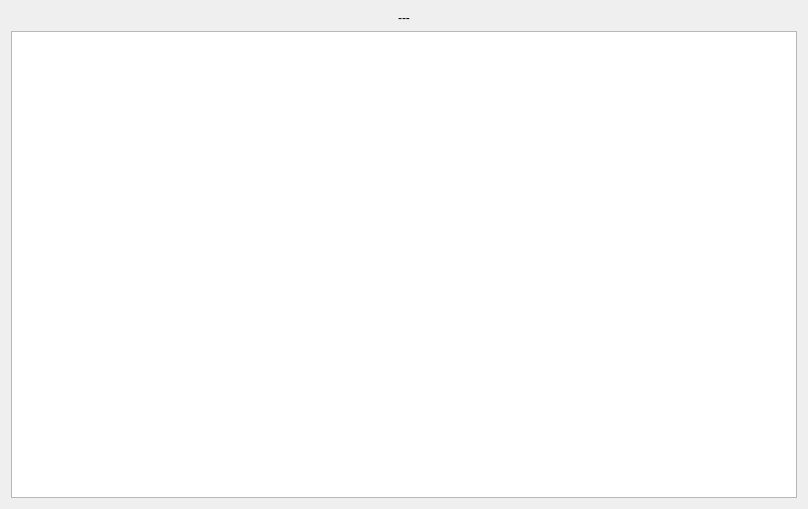
<?xml version="1.0" encoding="UTF-8"?>
<ui version="4.0">
 <class>CaptureSequence</class>
 <widget class="QWidget" name="CaptureSequence">
  <property name="geometry">
   <rect>
    <x>0</x>
    <y>0</y>
    <width>808</width>
    <height>509</height>
   </rect>
  </property>
  <property name="windowTitle">
   <string>Form</string>
  </property>
  <layout class="QGridLayout" name="gridLayout">
   <item row="1" column="0">
    <widget class="QLabel" name="captureProgressLabel">
     <property name="text">
      <string>---</string>
     </property>
     <property name="alignment">
      <set>Qt::AlignCenter</set>
     </property>
    </widget>
   </item>
   <item row="2" column="0">
    <widget class="QGraphicsView" name="viewImageGraphicsView">
     <property name="sizePolicy">
      <sizepolicy hsizetype="Expanding" vsizetype="Expanding">
       <horstretch>0</horstretch>
       <verstretch>0</verstretch>
      </sizepolicy>
     </property>
    </widget>
   </item>
  </layout>
 </widget>
 <resources/>
 <connections/>
</ui>
